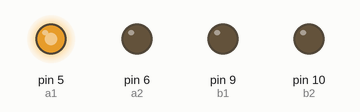
Recording of a sketch running on a simulated Arduino Uno, built with avr-gcc and run on an emulated ATmega328P. Shown: output pins drawn as LEDs (lit = HIGH).

Above: at 0.1 s.
At 3.1 s:
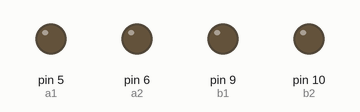
Timing chart, 0 to 4.6 s (numbered marks = the images above):
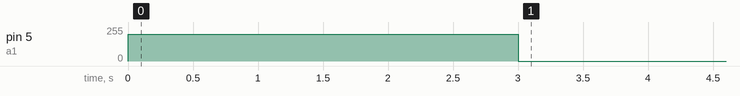

The sketch:

___DC_L9110__1__________.ino
```cpp
/*
  원래 모터 연결에 3,5,6,9 핀을 사용함
  모든 부분에서 잘 작동하였으나
  리모컨(2번 핀 연결)을 이용한 제어 시 3번 핀의 아날로그 출력이 되지 않는 현상을 발견
  그래서 그냥 5,6,9,10핀을 사용하여 모터를 연결하게 됨(리모컨 동작 잘 됨)
*/

#define a1 5 //모터드라이버의 a와 b(각각 핀 2개)를 변수 설정
#define a2 6
#define b1 9
#define b2 10

/* 모터의 선과 모터드라이버 연결이 a,b +,-가 반대로 연결된 경우
  또는 연결상태는 같아보여도 모터가 뒤집어져있는 경우
  같은 코드더라도 오른쪽 바퀴, 왼쪽 바퀴, 전진, 후진이 다를 수 있습니다.
  아래의 숫자를 0~255로 바꿔보며 바퀴가 어떻게 움직이는지 먼저 체크하세요. */

void setup() {
  pinMode(a1, OUTPUT); //모터드라이버의 각 핀을 출력모드로 설정
  pinMode(a2, OUTPUT);
  pinMode(b1, OUTPUT);
  pinMode(b2, OUTPUT);

  //3초간 a1,a2,b1,b2의 값을 하나씩변화시키며 왼쪽, 오른쪽, 정방향, 역방향을 체크합니다.
  analogWrite(a1, 200);
  analogWrite(a2, 0);
  analogWrite(b1, 0);
  analogWrite(b2, 0);
  delay(3000);

  analogWrite(a1, 0); //모든 출력 정지
  analogWrite(a2, 0);
  analogWrite(b1, 0);
  analogWrite(b2, 0);
}

void loop() { //테스트를 위하여 반복하지 않고 setup을 이용하여 1회만 실행합니다.
}
```
